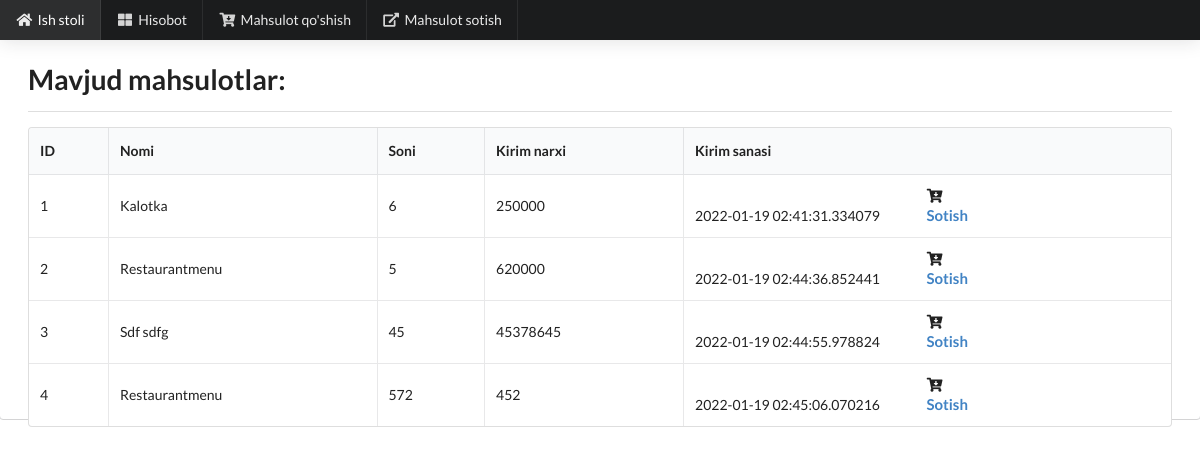
/items, run on an earlier commit of the app's database.
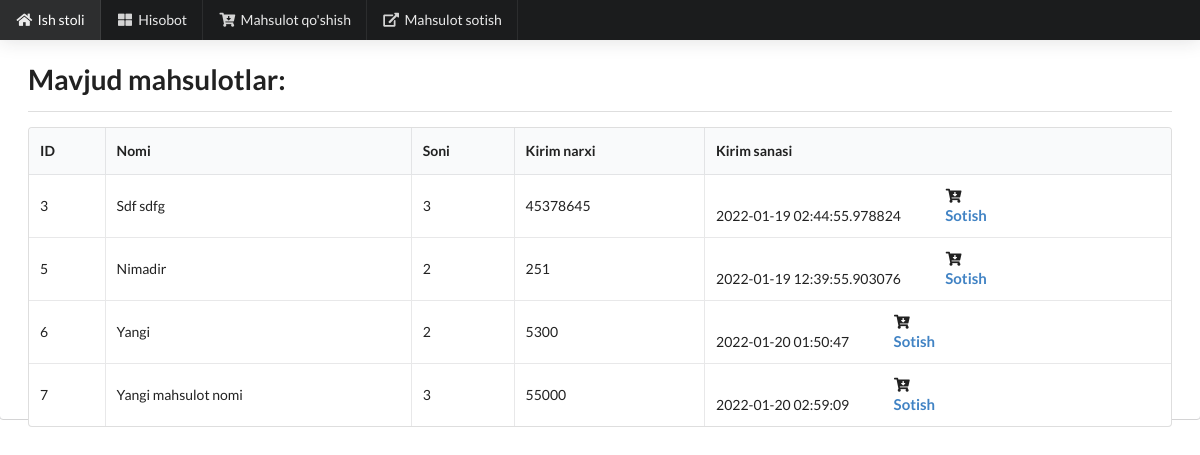
And on a later commit of the database.
### modules.py (models this page shows, shortened)
class inheritedClassName(db.Model):
    __abstract__ = True
    def format(self):
        return self.__dict__

@dataclass
class Items(inheritedClassName):
    id: int
    name: String
    count: int
    in_time: DateTime
    in_price: Integer
    __tablename__ = "items"
    id = Column(Integer, primary_key=True)
    name = Column(String, nullable=False)
    count = Column(Integer, default=0)
    in_time = Column(DateTime)
    in_price = Column(Integer)

### main.py (the view)
@app.route('/items')
def items():
    items_query = Items.query.all()
    items = [item.format() for item in items_query]
    return render_template('items.html', items=items)

### templates/items.html (shortened to what this page needs)
<!DOCTYPE html>
<html lang="en">
<head>
    <link rel="stylesheet" href="{{ url_for('static', filename='semantic-ui/semantic.min.css') }}">
</head>
<body>
    <div class="ui bottom attached segment">
        <div class="ui visible inverted top sidebar menu">
          <a href="/dashboard" class="item">
            <i class="home icon"></i>
            Ish stoli
          </a>
          <a href="/sales" class="item">
            <i class="block layout icon"></i>
            Hisobot
          </a>
          <a href="/add_item" class="item">
            <i class="cart arrow down icon"></i>
            Mahsulot qo'shish
          </a>
          <a href="/items" class="item">
            <i class="external alternate icon"></i>
            Mahsulot sotish
          </a>
        </div>
        <div class="pusher">
          <div class="ui basic segment">
            <h1 class="ui header">Mavjud mahsulotlar:</h1>
            <div class="ui inverted divider"></div>
            <table class="ui celled table">
              <thead>
                <tr><th>ID</th>
                <th>Nomi</th>
                <th>Soni</th>
                <th>Kirim narxi</th>
                <th>Kirim sanasi</th>
              </tr></thead>
              <tbody>
                {% for item in items %}
                <tr>
                  <td data-label="id">{{item.id}}</td>
                  <td data-label="name">{{item.name}}</td>
                  <td data-label="count">{{item.count}}</td>
                  <td data-label="in_price">{{item.in_price}}</td>
                  <td data-label="in_time">{{item.in_time}}<i class="cart arrow down icon" style="margin-left: 10%;">
                    <a href="{{ '/items/%s'%item.id|urlencode }}">
                    <h4 class="header">Sotish</h4></i></a></td>
                </tr>
                {% endfor %}
              </tbody>
            </table>
          </div>
        </div>
    </div>
</body>
</html>

What changed in the data, as far as the page shows it:
removed Items: id "1", name "Kalotka", count "6", in_price "250000", in_time "2022-01-19 02:41:31.334079"
removed Items: id "2", name "Restaurantmenu", count "5", in_price "620000", in_time "2022-01-19 02:44:36.852441"
removed Items: id "4", name "Restaurantmenu", count "572", in_price "452", in_time "2022-01-19 02:45:06.070216"
changed Items "Sdf sdfg": count "45" → "3"
added Items: id "5", name "Nimadir", count "2", in_price "251", in_time "2022-01-19 12:39:55.903076"
added Items: id "6", name "Yangi", count "2", in_price "5300", in_time "2022-01-20 01:50:47"
added Items: id "7", name "Yangi mahsulot nomi", count "3", in_price "55000", in_time "2022-01-20 02:59:09"
